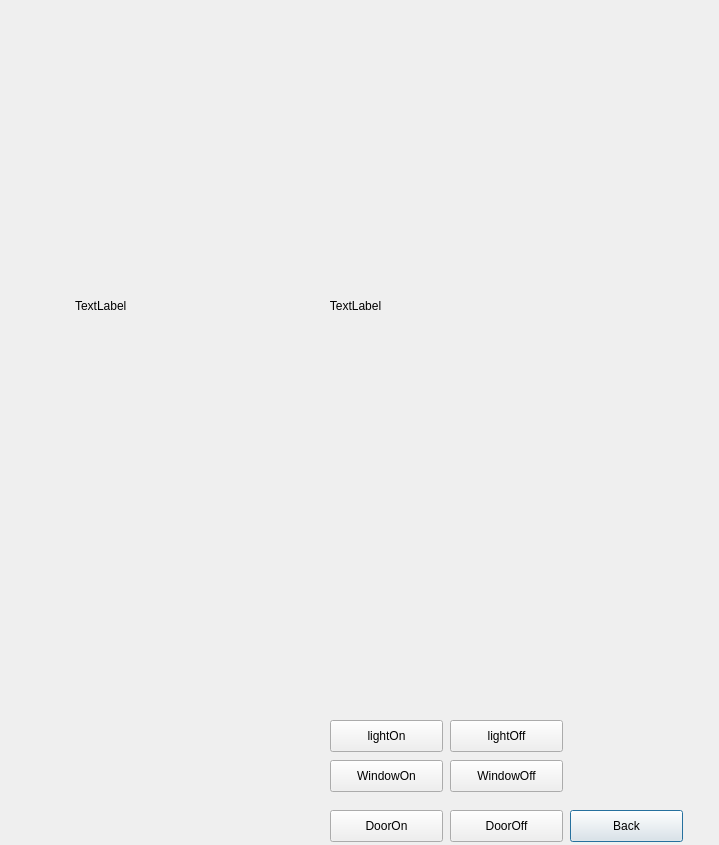
<?xml version="1.0" encoding="UTF-8"?>
<ui version="4.0">
 <class>Dialog</class>
 <widget class="QDialog" name="Dialog">
  <property name="windowModality">
   <enum>Qt::ApplicationModal</enum>
  </property>
  <property name="geometry">
   <rect>
    <x>0</x>
    <y>0</y>
    <width>719</width>
    <height>845</height>
   </rect>
  </property>
  <property name="windowTitle">
   <string>Dialog</string>
  </property>
  <property name="sizeGripEnabled">
   <bool>false</bool>
  </property>
  <widget class="QPushButton" name="BackButton">
   <property name="geometry">
    <rect>
     <x>570</x>
     <y>810</y>
     <width>113</width>
     <height>32</height>
    </rect>
   </property>
   <property name="text">
    <string>Back</string>
   </property>
  </widget>
  <widget class="QLabel" name="label_base">
   <property name="geometry">
    <rect>
     <x>10</x>
     <y>40</y>
     <width>691</width>
     <height>531</height>
    </rect>
   </property>
   <property name="text">
    <string>TextLabel</string>
   </property>
   <property name="alignment">
    <set>Qt::AlignCenter</set>
   </property>
  </widget>
  <widget class="QPushButton" name="WindowOn">
   <property name="geometry">
    <rect>
     <x>330</x>
     <y>760</y>
     <width>113</width>
     <height>32</height>
    </rect>
   </property>
   <property name="text">
    <string>WindowOn</string>
   </property>
  </widget>
  <widget class="QPushButton" name="lightOn">
   <property name="geometry">
    <rect>
     <x>330</x>
     <y>720</y>
     <width>113</width>
     <height>32</height>
    </rect>
   </property>
   <property name="text">
    <string>lightOn</string>
   </property>
  </widget>
  <widget class="QPushButton" name="WindowOff">
   <property name="geometry">
    <rect>
     <x>450</x>
     <y>760</y>
     <width>113</width>
     <height>32</height>
    </rect>
   </property>
   <property name="text">
    <string>WindowOff</string>
   </property>
  </widget>
  <widget class="QPushButton" name="DoorOff">
   <property name="geometry">
    <rect>
     <x>450</x>
     <y>810</y>
     <width>113</width>
     <height>32</height>
    </rect>
   </property>
   <property name="text">
    <string>DoorOff</string>
   </property>
  </widget>
  <widget class="QPushButton" name="DoorOn">
   <property name="geometry">
    <rect>
     <x>330</x>
     <y>810</y>
     <width>113</width>
     <height>32</height>
    </rect>
   </property>
   <property name="text">
    <string>DoorOn</string>
   </property>
  </widget>
  <widget class="QPushButton" name="lightOff">
   <property name="geometry">
    <rect>
     <x>450</x>
     <y>720</y>
     <width>113</width>
     <height>32</height>
    </rect>
   </property>
   <property name="text">
    <string>lightOff</string>
   </property>
  </widget>
  <widget class="QLabel" name="label_light">
   <property name="geometry">
    <rect>
     <x>75</x>
     <y>40</y>
     <width>400</width>
     <height>531</height>
    </rect>
   </property>
   <property name="text">
    <string>TextLabel</string>
   </property>
   <property name="alignment">
    <set>Qt::AlignJustify|Qt::AlignVCenter</set>
   </property>
  </widget>
 </widget>
 <resources/>
 <connections/>
</ui>
